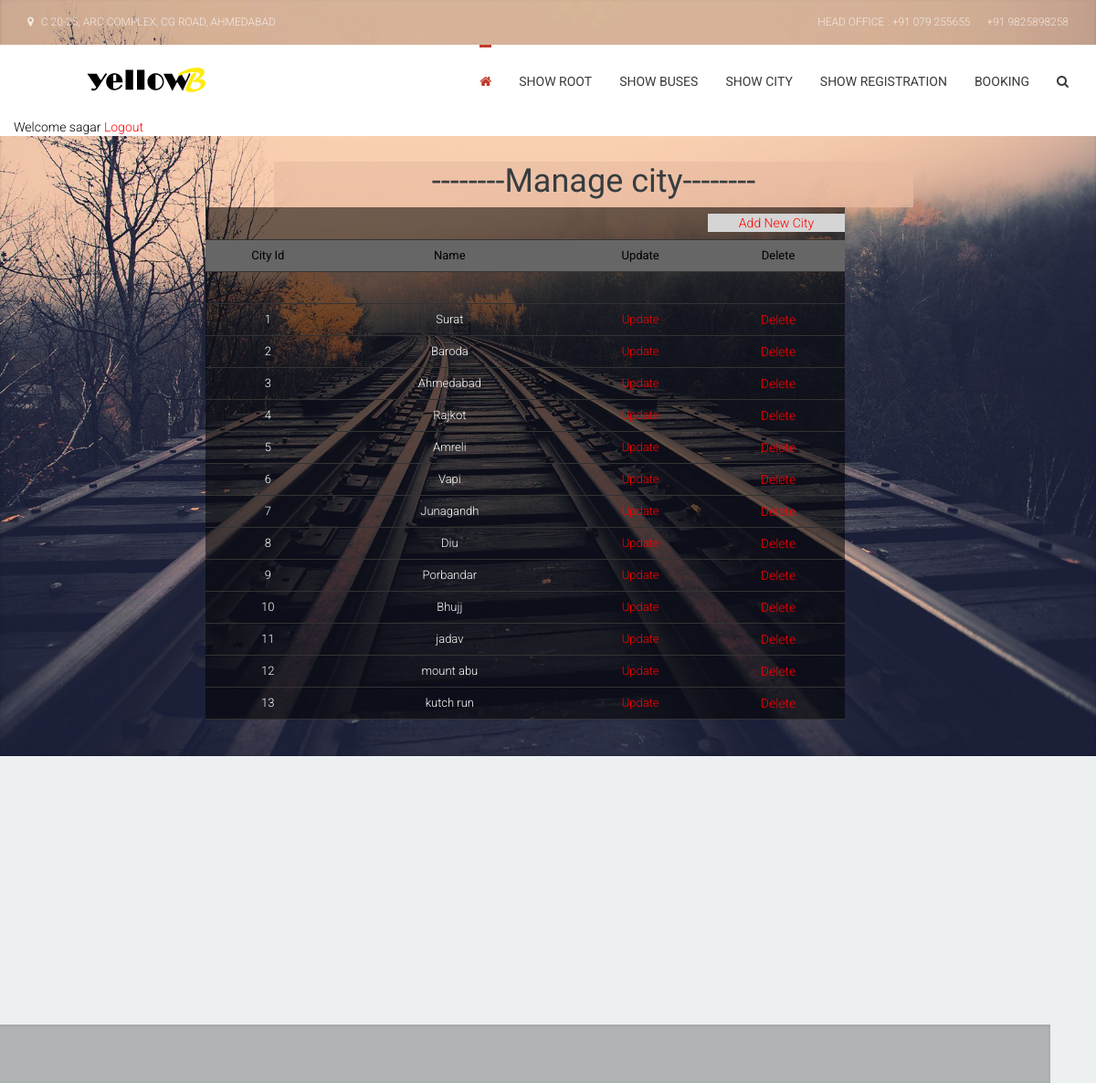
Screenshot of /showcity.php (signed in) with the database file from the repository.
### tables this page shows
CREATE TABLE IF NOT EXISTS `city` (
  `c_id` int(20) NOT NULL AUTO_INCREMENT,
  `city_name` varchar(20) NOT NULL,
  PRIMARY KEY (`c_id`)
);

### showcity.php (the view, shortened to what this page needs)
<!DOCTYPE html>
<html lang="en">
<head>
<?php
		include("headlink.php");
?>
</head>
<body>
<?php
		   	include("Aheadmenu.php");
            	if(isset($_SESSION['uname']))
				{
					echo "<font color='black'>Welcome ".$_SESSION['uname']."<font> ";
					echo "<a href='logout.php'>Logout</a>";
				}
				else
				{
					header("Location: http://localhost/yellowB/index.php");
				}
		   ?>
          </div>
        </div>
      </nav>
    </div>
    <div style="margin-top:20px; margin-left:-50px;">
	<div>
    <?php
    $data=  mysql_query("select * from city");
?>
            <div style="margin-left:350px; background-color:rgba(233, 189, 162, 0.69); width:700px; height:50px;">
            <center>
 <h1>--------Manage city--------</h1></center>
                            </div>
                                <form  action="" name="state" method="post" >
                                     <table height="50%" width="50%" border="0" align="center" style="padding-left: 100px;">
										<tr>
											<td colspan="7" align="right"><div style="margin-left:550px; background-color:#D5D5D5; width:150px; height:20px;"><a href="addcity.php" class="button" >Add New City</a></div></td>
										</tr>
                                    <tr align="center">
                                                <th> <font size="2px">City Id</font></th>
                                                 <th> <font size="2px">Name</font></th>
                                                  <th> <font size="2px">Update</font></th>
                                                  <th> <font size="2px">Delete</font></th>
                                            </tr>
                                    <tr><td><br></td></tr>
                    <?php
                            while($row=mysql_fetch_array($data))
                            {
                    ?>
                     <tr align="center">
                                    <td><font size="2px"><?php echo $row[0]; ?></font></td>
                                    <td><font size="2px"><?php echo $row[1]; ?></font></td>
                                    <td><font size="2px"><a href="updatecity.php?id=<?php echo $row[0]; ?>">Update</a></font></td>
                                    <td><a href="deletecity.php?id=<?php echo $row[0]; ?>">Delete</a></td>
                    </tr>
                    <?php
                            }
                    ?>
                                        </table><br/><br/>
            </form>
    </div>
    <div class="booking-row content-padding-xs">
    </div>
  </header>
  <footer id="footer" role="contentinfo">
    <div class="container">
      <div class="row" id="main-footer">
      </div>
      <div class="row" id="absolute-footer">
        <div class="col-sm-12">
        </div>
      </div>
    </div>
  </footer>
</div>
</body>
</html>

### style.css (style rules this page uses)
html, body { height: 100%; color: #667279; background: #ecf0f1; }
a { -webkit-transition: all 200ms ease-in; -moz-transition: all 200ms ease-in; -ms-transition: all 200ms ease-in; -o-transition: all 200ms ease-in; transition: all 200ms ease-in; outline: none; color: #F00; text-decoration: none; }
h1, h2, h3, h4, h6 { color: #363d40; }
html { font-size: 62.5%; font-weight: 300; }
body { font-size: 1.4rem; font-family: "Roboto", sans-serif; }
p, li, span, div { font-size: 1.4rem; }
h1 { font-size: 3.6rem; line-height: 1.2; }
p, h1, h2, h3, h4, h5, h6, blockquote, ul { margin: 2.8rem 0 1.4rem; }
h1, h2, h3, h4, h5, h6 { font-family: "Domine", serif; position: relative; }
#header .booking-row { position: fixed; width: 100%; max-width: 1440px; bottom: 0; z-index: 1; }
.content-padding-xs { padding-bottom: 3.2rem; padding-top: 3.2rem; }
#footer { background: #ecf0f1; padding: 5.6rem 0; color: #667279; font-size: 1.2rem; }
.booking-row { background: rgba(0, 0, 0, .25); box-shadow: inset 0 1px 5px rgba(0, 0, 0, 0.1); position: relative; z-index: 1; }

### showcity.php (style rules this page uses)
td { border-bottom:thin; border-bottom-style:solid; border-bottom-color:#333; color:#FFF; text-align:center; }
table { background-color:rgba(0, 0, 0, 0.55); }
tr { height:35px; text-align:center; border-bottom:thin; border-bottom-style:solid; border-bottom-color:#333; }
th { text-align:center; background-color:#666; font-size:16px; font-weight:bolder; }

### rows the page displays
city: c_id "1", city_name "Surat"
city: c_id "2", city_name "Baroda"
city: c_id "3", city_name "Ahmedabad"
city: c_id "4", city_name "Rajkot"
city: c_id "5", city_name "Amreli"
city: c_id "6", city_name "Vapi"
city: c_id "7", city_name "Junagandh"
city: c_id "8", city_name "Diu"
city: c_id "9", city_name "Porbandar"
city: c_id "10", city_name "Bhujj"
city: c_id "11", city_name "jadav"
city: c_id "12", city_name "mount abu"
city: c_id "13", city_name "kutch run"

### other values shown
$_SESSION['uname'] "sagar"
